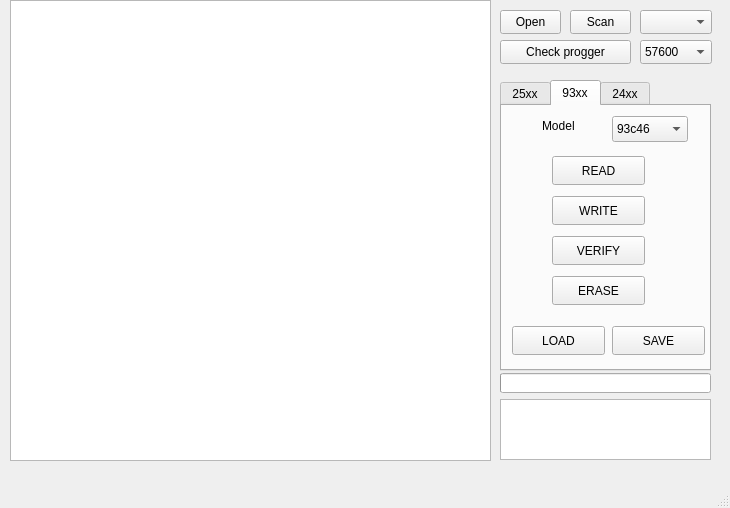
<?xml version="1.0" encoding="UTF-8"?>
<ui version="4.0">
 <class>UART_Prog</class>
 <widget class="QMainWindow" name="UART_Prog">
  <property name="geometry">
   <rect>
    <x>0</x>
    <y>0</y>
    <width>730</width>
    <height>508</height>
   </rect>
  </property>
  <property name="minimumSize">
   <size>
    <width>730</width>
    <height>508</height>
   </size>
  </property>
  <property name="maximumSize">
   <size>
    <width>730</width>
    <height>508</height>
   </size>
  </property>
  <property name="font">
   <font>
    <pointsize>9</pointsize>
   </font>
  </property>
  <property name="windowTitle">
   <string>UART_Prog</string>
  </property>
  <widget class="QWidget" name="centralwidget">
   <widget class="QComboBox" name="portCB">
    <property name="geometry">
     <rect>
      <x>640</x>
      <y>10</y>
      <width>72</width>
      <height>24</height>
     </rect>
    </property>
   </widget>
   <widget class="QPushButton" name="pScanBTN">
    <property name="geometry">
     <rect>
      <x>570</x>
      <y>10</y>
      <width>61</width>
      <height>24</height>
     </rect>
    </property>
    <property name="text">
     <string>Scan</string>
    </property>
   </widget>
   <widget class="QPushButton" name="pOpenBTN">
    <property name="geometry">
     <rect>
      <x>500</x>
      <y>10</y>
      <width>61</width>
      <height>24</height>
     </rect>
    </property>
    <property name="text">
     <string>Open</string>
    </property>
   </widget>
   <widget class="QComboBox" name="baudCB">
    <property name="geometry">
     <rect>
      <x>640</x>
      <y>40</y>
      <width>72</width>
      <height>24</height>
     </rect>
    </property>
    <item>
     <property name="text">
      <string>57600</string>
     </property>
    </item>
    <item>
     <property name="text">
      <string>921600</string>
     </property>
    </item>
    <item>
     <property name="text">
      <string>256000</string>
     </property>
    </item>
    <item>
     <property name="text">
      <string>115200</string>
     </property>
    </item>
    <item>
     <property name="text">
      <string>57600</string>
     </property>
    </item>
    <item>
     <property name="text">
      <string>38400</string>
     </property>
    </item>
    <item>
     <property name="text">
      <string>19200</string>
     </property>
    </item>
    <item>
     <property name="text">
      <string>9600</string>
     </property>
    </item>
   </widget>
   <widget class="QPushButton" name="checkBTN">
    <property name="geometry">
     <rect>
      <x>500</x>
      <y>40</y>
      <width>131</width>
      <height>24</height>
     </rect>
    </property>
    <property name="text">
     <string>Check progger</string>
    </property>
   </widget>
   <widget class="QTextEdit" name="consoleTB">
    <property name="geometry">
     <rect>
      <x>500</x>
      <y>399</y>
      <width>211</width>
      <height>61</height>
     </rect>
    </property>
   </widget>
   <widget class="QTabWidget" name="tabWidget">
    <property name="geometry">
     <rect>
      <x>500</x>
      <y>80</y>
      <width>211</width>
      <height>291</height>
     </rect>
    </property>
    <property name="currentIndex">
     <number>1</number>
    </property>
    <widget class="QWidget" name="tab">
     <attribute name="title">
      <string>25xx</string>
     </attribute>
     <widget class="QPushButton" name="fReadBTN">
      <property name="geometry">
       <rect>
        <x>10</x>
        <y>40</y>
        <width>80</width>
        <height>24</height>
       </rect>
      </property>
      <property name="text">
       <string>Read</string>
      </property>
     </widget>
     <widget class="QPushButton" name="fEraseBTN">
      <property name="geometry">
       <rect>
        <x>110</x>
        <y>40</y>
        <width>80</width>
        <height>24</height>
       </rect>
      </property>
      <property name="text">
       <string>Erase</string>
      </property>
     </widget>
     <widget class="QPushButton" name="fWriteBTN">
      <property name="geometry">
       <rect>
        <x>10</x>
        <y>70</y>
        <width>80</width>
        <height>24</height>
       </rect>
      </property>
      <property name="text">
       <string>Write</string>
      </property>
     </widget>
     <widget class="QPushButton" name="fVerifyBTN">
      <property name="geometry">
       <rect>
        <x>110</x>
        <y>70</y>
        <width>80</width>
        <height>24</height>
       </rect>
      </property>
      <property name="text">
       <string>Verify</string>
      </property>
     </widget>
     <widget class="QPushButton" name="fGetIdBTN">
      <property name="geometry">
       <rect>
        <x>10</x>
        <y>110</y>
        <width>80</width>
        <height>24</height>
       </rect>
      </property>
      <property name="text">
       <string>Get ID</string>
      </property>
     </widget>
     <widget class="QPushButton" name="fRdSregBTN">
      <property name="geometry">
       <rect>
        <x>10</x>
        <y>150</y>
        <width>80</width>
        <height>24</height>
       </rect>
      </property>
      <property name="text">
       <string>RD Sreg</string>
      </property>
     </widget>
     <widget class="QPushButton" name="fWrSregBTN">
      <property name="geometry">
       <rect>
        <x>10</x>
        <y>180</y>
        <width>80</width>
        <height>24</height>
       </rect>
      </property>
      <property name="text">
       <string>WR Sreg</string>
      </property>
     </widget>
     <widget class="QPushButton" name="fLoadBTN">
      <property name="geometry">
       <rect>
        <x>10</x>
        <y>230</y>
        <width>80</width>
        <height>24</height>
       </rect>
      </property>
      <property name="text">
       <string>Load</string>
      </property>
     </widget>
     <widget class="QPushButton" name="fSaveBTN">
      <property name="geometry">
       <rect>
        <x>110</x>
        <y>230</y>
        <width>80</width>
        <height>24</height>
       </rect>
      </property>
      <property name="text">
       <string>Save</string>
      </property>
     </widget>
     <widget class="QLineEdit" name="fIdTB">
      <property name="geometry">
       <rect>
        <x>130</x>
        <y>110</y>
        <width>61</width>
        <height>24</height>
       </rect>
      </property>
     </widget>
     <widget class="QLineEdit" name="lSregTB">
      <property name="geometry">
       <rect>
        <x>160</x>
        <y>180</y>
        <width>31</width>
        <height>24</height>
       </rect>
      </property>
     </widget>
     <widget class="QLineEdit" name="hSregTB">
      <property name="geometry">
       <rect>
        <x>160</x>
        <y>150</y>
        <width>31</width>
        <height>24</height>
       </rect>
      </property>
     </widget>
     <widget class="QLabel" name="label_3">
      <property name="geometry">
       <rect>
        <x>130</x>
        <y>150</y>
        <width>21</width>
        <height>16</height>
       </rect>
      </property>
      <property name="text">
       <string>HI</string>
      </property>
     </widget>
     <widget class="QLabel" name="label_4">
      <property name="geometry">
       <rect>
        <x>130</x>
        <y>180</y>
        <width>21</width>
        <height>16</height>
       </rect>
      </property>
      <property name="text">
       <string>LO</string>
      </property>
     </widget>
     <widget class="QWidget" name="layoutWidget">
      <property name="geometry">
       <rect>
        <x>20</x>
        <y>10</y>
        <width>180</width>
        <height>28</height>
       </rect>
      </property>
      <layout class="QHBoxLayout" name="horizontalLayout_2">
       <item>
        <widget class="QLabel" name="label_2">
         <property name="text">
          <string>Flash model</string>
         </property>
        </widget>
       </item>
       <item>
        <widget class="QComboBox" name="fDevCB">
         <item>
          <property name="text">
           <string/>
          </property>
         </item>
         <item>
          <property name="text">
           <string>W25Q20</string>
          </property>
         </item>
         <item>
          <property name="text">
           <string>W25Q40</string>
          </property>
         </item>
         <item>
          <property name="text">
           <string>W25Q80</string>
          </property>
         </item>
         <item>
          <property name="text">
           <string>W25Q16</string>
          </property>
         </item>
         <item>
          <property name="text">
           <string>W25Q32</string>
          </property>
         </item>
         <item>
          <property name="text">
           <string>W25Q64</string>
          </property>
         </item>
         <item>
          <property name="text">
           <string>W25Q128</string>
          </property>
         </item>
         <item>
          <property name="text">
           <string>W25Q256</string>
          </property>
         </item>
        </widget>
       </item>
      </layout>
     </widget>
    </widget>
    <widget class="QWidget" name="tab_3">
     <attribute name="title">
      <string>93xx</string>
     </attribute>
     <widget class="QLabel" name="label_5">
      <property name="geometry">
       <rect>
        <x>40</x>
        <y>10</y>
        <width>63</width>
        <height>20</height>
       </rect>
      </property>
      <property name="text">
       <string>Model</string>
      </property>
     </widget>
     <widget class="QComboBox" name="MW_ModelCB">
      <property name="geometry">
       <rect>
        <x>110</x>
        <y>10</y>
        <width>76</width>
        <height>26</height>
       </rect>
      </property>
      <item>
       <property name="text">
        <string>93c46</string>
       </property>
      </item>
      <item>
       <property name="text">
        <string>93c56</string>
       </property>
      </item>
      <item>
       <property name="text">
        <string>93c57</string>
       </property>
      </item>
      <item>
       <property name="text">
        <string>93c66</string>
       </property>
      </item>
      <item>
       <property name="text">
        <string>93c76</string>
       </property>
      </item>
      <item>
       <property name="text">
        <string>93c86</string>
       </property>
      </item>
     </widget>
     <widget class="QPushButton" name="MW_ReadBTN">
      <property name="geometry">
       <rect>
        <x>50</x>
        <y>50</y>
        <width>93</width>
        <height>29</height>
       </rect>
      </property>
      <property name="text">
       <string>READ</string>
      </property>
     </widget>
     <widget class="QPushButton" name="MW_WriteBTN">
      <property name="geometry">
       <rect>
        <x>50</x>
        <y>90</y>
        <width>93</width>
        <height>29</height>
       </rect>
      </property>
      <property name="text">
       <string>WRITE</string>
      </property>
     </widget>
     <widget class="QPushButton" name="MW_VerifyBTN">
      <property name="geometry">
       <rect>
        <x>50</x>
        <y>130</y>
        <width>93</width>
        <height>29</height>
       </rect>
      </property>
      <property name="text">
       <string>VERIFY</string>
      </property>
     </widget>
     <widget class="QPushButton" name="MW_LoadBTN">
      <property name="geometry">
       <rect>
        <x>10</x>
        <y>220</y>
        <width>93</width>
        <height>29</height>
       </rect>
      </property>
      <property name="text">
       <string>LOAD</string>
      </property>
     </widget>
     <widget class="QPushButton" name="MW_SaveBTN">
      <property name="geometry">
       <rect>
        <x>110</x>
        <y>220</y>
        <width>93</width>
        <height>29</height>
       </rect>
      </property>
      <property name="text">
       <string>SAVE</string>
      </property>
     </widget>
     <widget class="QPushButton" name="MW_EraseBTN">
      <property name="geometry">
       <rect>
        <x>50</x>
        <y>170</y>
        <width>93</width>
        <height>29</height>
       </rect>
      </property>
      <property name="text">
       <string>ERASE</string>
      </property>
     </widget>
    </widget>
    <widget class="QWidget" name="tab_2">
     <attribute name="title">
      <string>24xx</string>
     </attribute>
     <widget class="QPushButton" name="eeLoadBTN">
      <property name="geometry">
       <rect>
        <x>14</x>
        <y>230</y>
        <width>80</width>
        <height>24</height>
       </rect>
      </property>
      <property name="text">
       <string>Load</string>
      </property>
     </widget>
     <widget class="QPushButton" name="eeSaveBTN">
      <property name="geometry">
       <rect>
        <x>100</x>
        <y>230</y>
        <width>80</width>
        <height>24</height>
       </rect>
      </property>
      <property name="text">
       <string>Save</string>
      </property>
     </widget>
     <widget class="QWidget" name="layoutWidget">
      <property name="geometry">
       <rect>
        <x>10</x>
        <y>10</y>
        <width>186</width>
        <height>28</height>
       </rect>
      </property>
      <layout class="QHBoxLayout" name="horizontalLayout">
       <item>
        <widget class="QLabel" name="label">
         <property name="text">
          <string>EEPROM model</string>
         </property>
        </widget>
       </item>
       <item>
        <widget class="QComboBox" name="eeDevCB">
         <item>
          <property name="text">
           <string/>
          </property>
         </item>
         <item>
          <property name="text">
           <string>24x01</string>
          </property>
         </item>
         <item>
          <property name="text">
           <string>24x02</string>
          </property>
         </item>
         <item>
          <property name="text">
           <string>24x04</string>
          </property>
         </item>
         <item>
          <property name="text">
           <string>24x08</string>
          </property>
         </item>
         <item>
          <property name="text">
           <string>24x16</string>
          </property>
         </item>
         <item>
          <property name="text">
           <string>24x32</string>
          </property>
         </item>
         <item>
          <property name="text">
           <string>24x64</string>
          </property>
         </item>
         <item>
          <property name="text">
           <string>24x128</string>
          </property>
         </item>
         <item>
          <property name="text">
           <string>24x256</string>
          </property>
         </item>
        </widget>
       </item>
      </layout>
     </widget>
     <widget class="QWidget" name="layoutWidget">
      <property name="geometry">
       <rect>
        <x>50</x>
        <y>90</y>
        <width>95</width>
        <height>103</height>
       </rect>
      </property>
      <layout class="QVBoxLayout" name="verticalLayout">
       <item>
        <widget class="QPushButton" name="eeReadBTN">
         <property name="text">
          <string>Read</string>
         </property>
        </widget>
       </item>
       <item>
        <widget class="QPushButton" name="eeWriteBTN">
         <property name="text">
          <string>Write</string>
         </property>
        </widget>
       </item>
       <item>
        <widget class="QPushButton" name="eeVerifiBTN">
         <property name="text">
          <string>Verify</string>
         </property>
        </widget>
       </item>
      </layout>
     </widget>
    </widget>
   </widget>
   <widget class="QProgressBar" name="mainPB">
    <property name="geometry">
     <rect>
      <x>500</x>
      <y>373</y>
      <width>211</width>
      <height>20</height>
     </rect>
    </property>
    <property name="value">
     <number>0</number>
    </property>
    <property name="textVisible">
     <bool>false</bool>
    </property>
    <property name="format">
     <string>%p%</string>
    </property>
   </widget>
   <widget class="QPlainTextEdit" name="mainTB">
    <property name="geometry">
     <rect>
      <x>10</x>
      <y>0</y>
      <width>481</width>
      <height>461</height>
     </rect>
    </property>
    <property name="font">
     <font>
      <family>Ubuntu Sans Mono</family>
      <pointsize>10</pointsize>
     </font>
    </property>
   </widget>
  </widget>
  <widget class="QMenuBar" name="menubar">
   <property name="geometry">
    <rect>
     <x>0</x>
     <y>0</y>
     <width>730</width>
     <height>19</height>
    </rect>
   </property>
  </widget>
  <widget class="QStatusBar" name="statusbar"/>
 </widget>
 <resources/>
 <connections/>
</ui>
